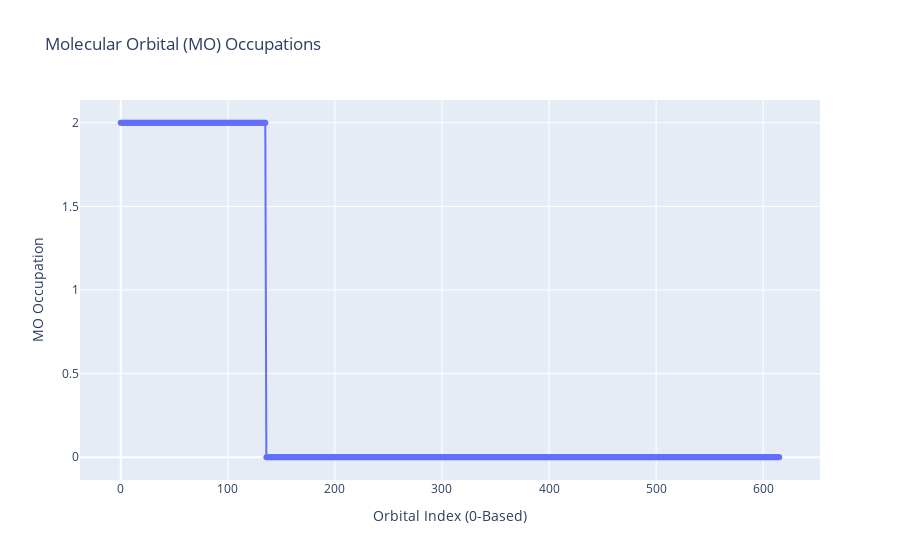

Notebook cell for this chart:
### Code cell
import plotly.express as px

# Plot the MO Occupations
fig = px.line(y=mf.mo_occ, markers=True, title="Molecular Orbital (MO) Occupations")
fig.update_layout(xaxis_title="Orbital Index (0-Based)", yaxis_title="MO Occupation")
fig.show()

### Figure 1 — Plotly figure (JSON) as saved in the notebook; plotly's stock layout.template omitted (floating-point values rounded to 4 significant figures; data arrays with more than 128 entries replaced by an {"elided": "..."} marker saying what was removed)
{"data": [{"hovertemplate": "x=%{x}<br>y=%{y}<extra></extra>", "legendgroup": "", "line": {"color": "#636efa", "dash": "solid"}, "marker": {"symbol": "circle"}, "mode": "lines+markers", "name": "", "orientation": "v", "showlegend": false, "type": "scatter", "x": {"elided": "616 int values"}, "xaxis": "x", "y": {"elided": "616 int values"}, "yaxis": "y"}], "layout": {"legend": {"tracegroupgap": 0}, "title": {"text": "Molecular Orbital (MO) Occupations"}, "xaxis": {"anchor": "y", "domain": [0, 1], "title": {"text": "Orbital Index (0-Based)"}}, "yaxis": {"anchor": "x", "domain": [0, 1], "title": {"text": "MO Occupation"}}}}
